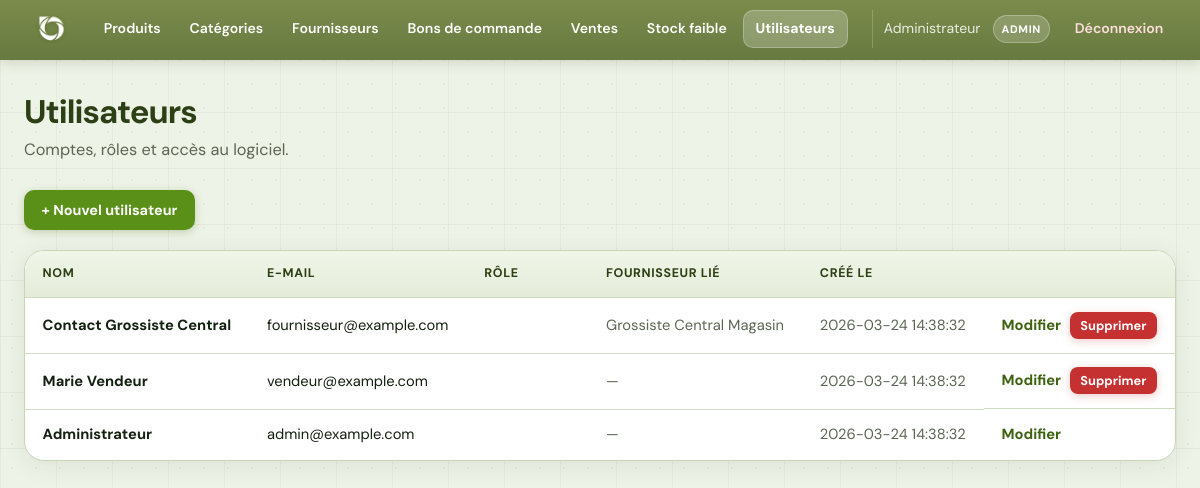
The page /index.php?action=users (signed in) on the database its author committed.
### tables this page shows
CREATE TABLE users (
    id INT AUTO_INCREMENT PRIMARY KEY,
    name VARCHAR(100) NOT NULL,
    email VARCHAR(150) NOT NULL UNIQUE,
    password VARCHAR(255) NOT NULL,
    role ENUM('admin', 'vendeur', 'fournisseur') NOT NULL,
    supplier_id INT NULL,
    created_at DATETIME DEFAULT CURRENT_TIMESTAMP
);

CREATE TABLE suppliers (
    id INT AUTO_INCREMENT PRIMARY KEY,
    name VARCHAR(100) NOT NULL,
    contact VARCHAR(100),
    phone VARCHAR(30),
    email VARCHAR(150),
    address TEXT
);

### app/Controllers/UserController.php (called while the page is built, shortened)
<?php
class UserController extends BaseController
{
    private $userModel;
    public function __construct()
    {
        $this->userModel = new User();
    }
    public function index(): void
    {
        $reqPage = isset($_GET['page']) ? (int) $_GET['page'] : 1;
        $total = $this->userModel->countAll();
        $state = pagination_state($reqPage, $total);
        $users = $this->userModel->getPage($state['offset'], $state['per_page']);
        require_once APP_PATH . '/views/users/index.php';
    }
}

### public/index.php (called while the page is built, shortened)
<?php
$action = isset($_GET['action']) ? (string) $_GET['action'] : 'login';
$route = $routes[$action];
$method = $route[1];
$controller = new $class();
$controller->{$method}();

### app/helpers.php (called while the page is built, shortened)
<?php
function user_can_access(?array $user, string $action): bool
{
    $public = ['login', 'do_login', 'logout'];
    $role = (string) $user['role'];
    $map = require CONFIG_PATH . '/permissions.php';
    $supplierPoActions = [
        'supplier_purchase_orders',
        'supplier_purchase_order_show',
        'supplier_purchase_order_respond',
    ];
    if (in_array($action, $supplierPoActions, true)) {
        $allowedFournisseur = $map['fournisseur'] ?? [];
        return $role === 'fournisseur' && in_array($action, $allowedFournisseur, true);
    }
    $vendeurExclusiveSalesActions = [
        'sale_create',
        'sale_store',
        'my_sales',
    ];
    if (in_array($action, $vendeurExclusiveSalesActions, true)) {
        $allowedVendeur = $map['vendeur'] ?? [];
        return $role === 'vendeur' && in_array($action, $allowedVendeur, true);
    }
    if ($role === 'admin') {
        return true;
    }
    $allowed = $map[$role] ?? [];
    return in_array($action, $allowed, true);
}
function nav_can(?array $user, string $action): bool
{
    return user_can_access($user, $action);
}
function shop_page_size(): int
{
    return 20;
}
function brand_logo_web_path(): ?string
{
    $dir = BASE_PATH . DIRECTORY_SEPARATOR . 'public' . DIRECTORY_SEPARATOR . 'assets' . DIRECTORY_SEPARATOR . 'images';
    $candidates = [
        '1212.png',
        'omnix-logo.png',
        'Omnix-logo.png',
        'Dynamic Omnix Logo with Geometric Loop.png',
    ];
    foreach ($candidates as $file) {
        if (is_file($dir . DIRECTORY_SEPARATOR . $file)) {
            return 'assets/images/' . rawurlencode($file);
        }
    }
    return null;
}
function pagination_state(int $requestedPage, int $totalItems, ?int $perPage = null): array
{
    $perPage = max(1, $perPage ?? shop_page_size());
    $totalPages = max(1, (int) ceil($totalItems / $perPage));
    $page = max(1, min($requestedPage, $totalPages));
    return [
        'page'         => $page,
        'per_page'     => $perPage,
        'offset'       => ($page - 1) * $perPage,
        'total_pages'  => $totalPages,
        'total'        => $totalItems,
    ];
}

### app/Models/User.php (called while the page is built, shortened)
<?php
class User
{
    private $conn;
    private $table = "users";
    public function __construct()
    {
        $database = new Database();
        $this->conn = $database->connect();
    }
    public function countAll(): int
    {
        $sql = "SELECT COUNT(*) FROM {$this->table}";
        $stmt = $this->conn->query($sql);
        return (int) $stmt->fetchColumn();
    }
    public function getPage(int $offset, int $limit): array
    {
        $sql = "SELECT u.id, u.name, u.email, u.role, u.supplier_id, u.created_at, s.name AS supplier_name
                FROM {$this->table} u
                LEFT JOIN suppliers s ON u.supplier_id = s.id
                ORDER BY u.id DESC
                LIMIT :lim OFFSET :off";
        $stmt = $this->conn->prepare($sql);
        $stmt->bindValue(':lim', $limit, PDO::PARAM_INT);
        $stmt->bindValue(':off', $offset, PDO::PARAM_INT);
        $stmt->execute();
        return $stmt->fetchAll();
    }
}

### config/database.php (called while the page is built)
<?php
class Database
{
    private $host = "localhost";
    private $dbname = "shop_db";
    private $username = "root";
    private $password = "";
    private $conn;
    public function connect()
    {
        if ($this->conn === null) {
            try {
                $this->conn = new PDO(
                    "mysql:host={$this->host};dbname={$this->dbname};charset=utf8mb4",
                    $this->username,
                    $this->password
                );
                $this->conn->setAttribute(PDO::ATTR_ERRMODE, PDO::ERRMODE_EXCEPTION);
                $this->conn->setAttribute(PDO::ATTR_DEFAULT_FETCH_MODE, PDO::FETCH_ASSOC);
            } catch (PDOException $e) {
                die("Erreur de connexion : " . $e->getMessage());
            }
        }
        return $this->conn;
    }
}

### config/permissions.php (called while the page is built, shortened)
<?php
return [
    'vendeur' => [
        'dashboard',
        'products',
        'product_search',
        'low_stock',
        'sale_create',
        'sale_store',
        'sale_show',
        'sale_ticket',
        'my_sales',
    ],
    'fournisseur' => [
        'dashboard',
        'products',
        'product_create',
        'product_store',
        'product_search',
        'product_edit',
        'product_update',
        'low_stock',
        'suppliers',
        'supplier_purchase_orders',
        'supplier_purchase_order_show',
        'supplier_purchase_order_respond',
    ],
];

### app/views/users/index.php (the view, shortened to what this page needs)
<?php
require __DIR__ . '/../partials/header.php';
?>
<header class="page-header">
    <h1 class="page-header__title">Utilisateurs</h1>
    <p class="page-header__desc">Comptes, rôles et accès au logiciel.</p>
</header>
<div class="page-toolbar">
    <a class="btn" href="index.php?action=user_create">+ Nouvel utilisateur</a>
</div>
<div class="panel panel--flush">
    <?php if (!empty($users)): ?>
        <div class="table-wrap">
            <table class="data-table">
                <thead>
                    <tr>
                        <th>Nom</th>
                        <th>E-mail</th>
                        <th>Rôle</th>
                        <th>Fournisseur lié</th>
                        <th>Créé le</th>
                        <th></th>
                    </tr>
                </thead>
                <tbody>
                <?php foreach ($users as $u): ?>
                    <tr>
                        <td><strong><?= htmlspecialchars((string) $u['name']) ?></strong></td>
                        <td><?= htmlspecialchars((string) $u['email']) ?></td>
                        <td><span class="navbar-role" style="text-transform:none"><?= htmlspecialchars((string) $u['role']) ?></span></td>
                        <td class="text-muted"><?= (string) ($u['role'] ?? '') === 'fournisseur' ? htmlspecialchars((string) ($u['supplier_name'] ?? '—')) : '—' ?></td>
                        <td class="text-muted"><?= htmlspecialchars((string) ($u['created_at'] ?? '—')) ?></td>
                        <td class="table-actions">
                            <a class="link-action" href="index.php?action=user_edit&id=<?= (int) $u['id'] ?>">Modifier</a>
                            <?php if ((int) $u['id'] !== (int) ($_SESSION['user']['id'] ?? 0)): ?>
                                <form method="post" action="index.php?action=user_delete" class="form-inline-delete" onsubmit="return confirm('Supprimer cet utilisateur ?');">
                                    <button type="submit" class="btn btn-danger btn-compact">Supprimer</button>
                                </form>
                            <?php endif; ?>
                        </td>
                    </tr>
                <?php endforeach; ?>
                </tbody>
            </table>
        </div>
    <?php endif; ?>
</div>
<?php require __DIR__ . '/../partials/footer.php'; ?>

### app/views/partials/header.php (shortened to what this page needs)
<?php
$shopBrand = (string) (shop_config()['trade_name'] ?? 'Omnix Market');
$brandLogo = brand_logo_web_path();
$currentUser = isset($_SESSION['user']) && is_array($_SESSION['user']) ? $_SESSION['user'] : null;
$navAction = $_GET['action'] ?? '';
$na = function (array $actions) use ($navAction): string {
    return 'nav-link' . (in_array($navAction, $actions, true) ? ' is-active' : '');
};
$productsActions = ['products', 'product_create', 'product_store', 'product_edit', 'product_update', 'product_delete', 'product_search', 'low_stock'];
$categoriesActions = ['categories', 'category_create', 'category_store', 'category_edit', 'category_update', 'category_delete'];
$suppliersActions = ['suppliers', 'supplier_create', 'supplier_store', 'supplier_edit', 'supplier_update', 'supplier_delete'];
$salesActions = ['sales', 'sale_create', 'sale_store', 'sale_show', 'sale_ticket'];
$usersActions = ['users', 'user_create', 'user_store', 'user_edit', 'user_update', 'user_delete'];
$poActions = ['purchase_orders', 'purchase_order_create', 'purchase_order_store', 'purchase_order_show', 'purchase_order_send', 'purchase_order_receive', 'purchase_order_delete'];
?>
<!DOCTYPE html>
<html lang="fr">
<head>
    <link rel="stylesheet" href="assets/css/app.css">
</head>
<body>
<header class="navbar" id="site-navbar">
    <div class="navbar-inner">
        <a class="navbar-brand<?= $brandLogo ? ' navbar-brand--logo' : '' ?>" href="index.php?action=dashboard">
            <?php if ($brandLogo !== null): ?>
                <img class="navbar-brand-logo" src="<?= htmlspecialchars($brandLogo, ENT_QUOTES, 'UTF-8') ?>" width="40" height="40" alt="" decoding="async">
            <?php else: ?>
                <span class="navbar-brand-icon" aria-hidden="true"></span>
                <span class="navbar-brand-text"><?= htmlspecialchars($shopBrand, ENT_QUOTES, 'UTF-8') ?></span>
            <?php endif; ?>
        </a>
        <div class="navbar-drawer" id="navbar-menu">
            <nav class="navbar-links" aria-label="Navigation principale">
                <?php if (nav_can($currentUser, 'products')): ?>
                    <a href="index.php?action=products" class="<?= htmlspecialchars($na($productsActions)) ?>">Produits</a>
                <?php endif; ?>
                <?php if (nav_can($currentUser, 'categories')): ?>
                    <a href="index.php?action=categories" class="<?= htmlspecialchars($na($categoriesActions)) ?>">Catégories</a>
                <?php endif; ?>
                <?php if (nav_can($currentUser, 'suppliers')): ?>
                    <a href="index.php?action=suppliers" class="<?= htmlspecialchars($na($suppliersActions)) ?>">Fournisseurs</a>
                <?php endif; ?>
                <?php if (nav_can($currentUser, 'purchase_orders')): ?>
                    <a href="index.php?action=purchase_orders" class="<?= htmlspecialchars($na($poActions)) ?>">Bons de commande</a>
                <?php endif; ?>
                <?php if (nav_can($currentUser, 'sales')): ?>
                    <a href="index.php?action=sales" class="<?= htmlspecialchars($na($salesActions)) ?>">Ventes</a>
                <?php endif; ?>
                <?php if (nav_can($currentUser, 'low_stock')): ?>
                    <a href="index.php?action=low_stock" class="<?= htmlspecialchars($na(['low_stock'])) ?>">Stock faible</a>
                <?php endif; ?>
                <?php if (nav_can($currentUser, 'users')): ?>
                    <a href="index.php?action=users" class="<?= htmlspecialchars($na($usersActions)) ?>">Utilisateurs</a>
                <?php endif; ?>
            </nav>
            <?php if ($currentUser): ?>
                <div class="navbar-aside">
                    <span class="navbar-user" title="<?= htmlspecialchars((string) ($currentUser['email'] ?? '')) ?>"><?= htmlspecialchars((string) ($currentUser['name'] ?? '')) ?></span>
                    <span class="navbar-role"><?= htmlspecialchars((string) ($currentUser['role'] ?? '')) ?></span>
                    <a href="index.php?action=logout" class="nav-link nav-link-logout">Déconnexion</a>
                </div>
            <?php endif; ?>
        </div>
    </div>
</header>
<main class="main-content">

### rows shown on the page
users: name "Administrateur", role "ADMIN", email "admin@example.com", created_at "2026-03-24 14:38:32"
users: name "Contact Grossiste Central", email "fournisseur@example.com", supplier.name "Grossiste Central Magasin", created_at "2026-03-24 14:38:32"
users: name "Marie Vendeur", email "vendeur@example.com", created_at "2026-03-24 14:38:32"
